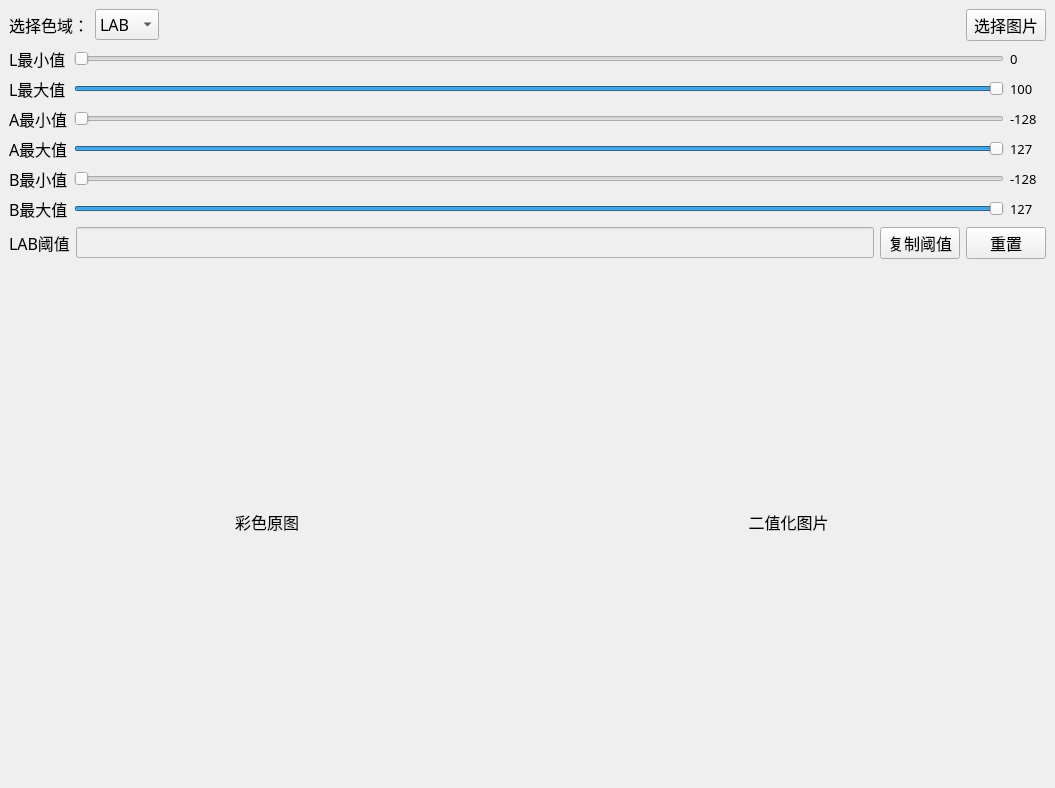
<?xml version="1.0" encoding="UTF-8"?>
<ui version="4.0">
 <class>MainWindow</class>
 <widget class="QMainWindow" name="MainWindow">
  <property name="enabled">
   <bool>true</bool>
  </property>
  <property name="geometry">
   <rect>
    <x>0</x>
    <y>0</y>
    <width>1055</width>
    <height>788</height>
   </rect>
  </property>
  <property name="font">
   <font>
    <family>楷体</family>
    <pointsize>12</pointsize>
   </font>
  </property>
  <property name="windowTitle">
   <string>Threshold Assistant</string>
  </property>
  <widget class="QWidget" name="centralwidget">
   <layout class="QVBoxLayout" name="verticalLayout">
    <item>
     <layout class="QHBoxLayout" name="horizontalLayout" stretch="0,0,0,0">
      <item>
       <widget class="QLabel" name="gamut_label">
        <property name="text">
         <string>选择色域：</string>
        </property>
       </widget>
      </item>
      <item>
       <widget class="QComboBox" name="gamut_comboBox">
        <property name="minimumSize">
         <size>
          <width>64</width>
          <height>0</height>
         </size>
        </property>
        <item>
         <property name="text">
          <string>LAB</string>
         </property>
        </item>
        <item>
         <property name="text">
          <string>HSV</string>
         </property>
        </item>
        <item>
         <property name="text">
          <string>RGB</string>
         </property>
        </item>
       </widget>
      </item>
      <item>
       <spacer name="horizontalSpacer">
        <property name="orientation">
         <enum>Qt::Horizontal</enum>
        </property>
        <property name="sizeHint" stdset="0">
         <size>
          <width>40</width>
          <height>20</height>
         </size>
        </property>
       </spacer>
      </item>
      <item>
       <widget class="QPushButton" name="getImage_pushButton">
        <property name="text">
         <string>选择图片</string>
        </property>
       </widget>
      </item>
     </layout>
    </item>
    <item>
     <layout class="QGridLayout" name="gridLayout">
      <item row="0" column="0">
       <widget class="QLabel" name="first_low_label">
        <property name="text">
         <string>L最小值</string>
        </property>
       </widget>
      </item>
      <item row="0" column="1">
       <widget class="QSlider" name="first_low_horizontalSlider">
        <property name="maximum">
         <number>100</number>
        </property>
        <property name="orientation">
         <enum>Qt::Horizontal</enum>
        </property>
        <property name="invertedAppearance">
         <bool>false</bool>
        </property>
        <property name="invertedControls">
         <bool>false</bool>
        </property>
       </widget>
      </item>
      <item row="0" column="2">
       <widget class="QLabel" name="first_low_result_label">
        <property name="minimumSize">
         <size>
          <width>36</width>
          <height>20</height>
         </size>
        </property>
        <property name="font">
         <font>
          <pointsize>10</pointsize>
         </font>
        </property>
        <property name="text">
         <string>0</string>
        </property>
       </widget>
      </item>
      <item row="1" column="0">
       <widget class="QLabel" name="first_high_label">
        <property name="text">
         <string>L最大值</string>
        </property>
       </widget>
      </item>
      <item row="1" column="1">
       <widget class="QSlider" name="first_high_horizontalSlider">
        <property name="minimum">
         <number>0</number>
        </property>
        <property name="maximum">
         <number>100</number>
        </property>
        <property name="value">
         <number>100</number>
        </property>
        <property name="orientation">
         <enum>Qt::Horizontal</enum>
        </property>
        <property name="invertedAppearance">
         <bool>false</bool>
        </property>
        <property name="invertedControls">
         <bool>false</bool>
        </property>
       </widget>
      </item>
      <item row="1" column="2">
       <widget class="QLabel" name="first_high_result_label">
        <property name="minimumSize">
         <size>
          <width>36</width>
          <height>20</height>
         </size>
        </property>
        <property name="font">
         <font>
          <pointsize>10</pointsize>
         </font>
        </property>
        <property name="text">
         <string>100</string>
        </property>
       </widget>
      </item>
      <item row="2" column="0">
       <widget class="QLabel" name="second_low_label">
        <property name="text">
         <string>A最小值</string>
        </property>
       </widget>
      </item>
      <item row="2" column="1">
       <widget class="QSlider" name="second_low_horizontalSlider">
        <property name="minimum">
         <number>-128</number>
        </property>
        <property name="maximum">
         <number>127</number>
        </property>
        <property name="value">
         <number>-128</number>
        </property>
        <property name="orientation">
         <enum>Qt::Horizontal</enum>
        </property>
       </widget>
      </item>
      <item row="2" column="2">
       <widget class="QLabel" name="second_low_result_label">
        <property name="minimumSize">
         <size>
          <width>36</width>
          <height>20</height>
         </size>
        </property>
        <property name="font">
         <font>
          <pointsize>10</pointsize>
         </font>
        </property>
        <property name="text">
         <string>-128</string>
        </property>
       </widget>
      </item>
      <item row="3" column="0">
       <widget class="QLabel" name="second_high_label">
        <property name="text">
         <string>A最大值</string>
        </property>
       </widget>
      </item>
      <item row="3" column="1">
       <widget class="QSlider" name="second_high_horizontalSlider">
        <property name="minimum">
         <number>-128</number>
        </property>
        <property name="maximum">
         <number>127</number>
        </property>
        <property name="value">
         <number>127</number>
        </property>
        <property name="orientation">
         <enum>Qt::Horizontal</enum>
        </property>
        <property name="invertedAppearance">
         <bool>false</bool>
        </property>
       </widget>
      </item>
      <item row="3" column="2">
       <widget class="QLabel" name="second_high_result_label">
        <property name="minimumSize">
         <size>
          <width>36</width>
          <height>20</height>
         </size>
        </property>
        <property name="font">
         <font>
          <pointsize>10</pointsize>
         </font>
        </property>
        <property name="text">
         <string>127</string>
        </property>
       </widget>
      </item>
      <item row="4" column="0">
       <widget class="QLabel" name="third_low_label">
        <property name="text">
         <string>B最小值</string>
        </property>
       </widget>
      </item>
      <item row="4" column="1">
       <widget class="QSlider" name="third_low_horizontalSlider">
        <property name="minimum">
         <number>-128</number>
        </property>
        <property name="maximum">
         <number>127</number>
        </property>
        <property name="value">
         <number>-128</number>
        </property>
        <property name="orientation">
         <enum>Qt::Horizontal</enum>
        </property>
       </widget>
      </item>
      <item row="4" column="2">
       <widget class="QLabel" name="third_low_result_label">
        <property name="minimumSize">
         <size>
          <width>36</width>
          <height>20</height>
         </size>
        </property>
        <property name="font">
         <font>
          <pointsize>10</pointsize>
         </font>
        </property>
        <property name="text">
         <string>-128</string>
        </property>
       </widget>
      </item>
      <item row="5" column="0">
       <widget class="QLabel" name="third_high_label">
        <property name="text">
         <string>B最大值</string>
        </property>
       </widget>
      </item>
      <item row="5" column="1">
       <widget class="QSlider" name="third_high_horizontalSlider">
        <property name="minimum">
         <number>-128</number>
        </property>
        <property name="maximum">
         <number>127</number>
        </property>
        <property name="value">
         <number>127</number>
        </property>
        <property name="orientation">
         <enum>Qt::Horizontal</enum>
        </property>
        <property name="invertedAppearance">
         <bool>false</bool>
        </property>
       </widget>
      </item>
      <item row="5" column="2">
       <widget class="QLabel" name="third_high_result_label">
        <property name="minimumSize">
         <size>
          <width>36</width>
          <height>20</height>
         </size>
        </property>
        <property name="font">
         <font>
          <pointsize>10</pointsize>
         </font>
        </property>
        <property name="text">
         <string>127</string>
        </property>
       </widget>
      </item>
     </layout>
    </item>
    <item>
     <layout class="QHBoxLayout" name="horizontalLayout_2">
      <item>
       <widget class="QLabel" name="threshold_label">
        <property name="text">
         <string>LAB阈值</string>
        </property>
       </widget>
      </item>
      <item>
       <widget class="QLineEdit" name="threshold_lineEdit">
        <property name="enabled">
         <bool>false</bool>
        </property>
       </widget>
      </item>
      <item>
       <widget class="QPushButton" name="copy_pushButton">
        <property name="text">
         <string>复制阈值</string>
        </property>
       </widget>
      </item>
      <item>
       <widget class="QPushButton" name="reset_pushButton">
        <property name="sizePolicy">
         <sizepolicy hsizetype="Fixed" vsizetype="Fixed">
          <horstretch>0</horstretch>
          <verstretch>0</verstretch>
         </sizepolicy>
        </property>
        <property name="text">
         <string>重置</string>
        </property>
       </widget>
      </item>
     </layout>
    </item>
    <item>
     <layout class="QHBoxLayout" name="horizontalLayout_3">
      <item>
       <widget class="QLabel" name="image_label">
        <property name="minimumSize">
         <size>
          <width>512</width>
          <height>512</height>
         </size>
        </property>
        <property name="text">
         <string>彩色原图</string>
        </property>
        <property name="alignment">
         <set>Qt::AlignCenter</set>
        </property>
       </widget>
      </item>
      <item>
       <widget class="QLabel" name="mask_label">
        <property name="minimumSize">
         <size>
          <width>512</width>
          <height>512</height>
         </size>
        </property>
        <property name="text">
         <string>二值化图片</string>
        </property>
        <property name="alignment">
         <set>Qt::AlignCenter</set>
        </property>
       </widget>
      </item>
     </layout>
    </item>
   </layout>
  </widget>
 </widget>
 <resources/>
 <connections/>
</ui>
